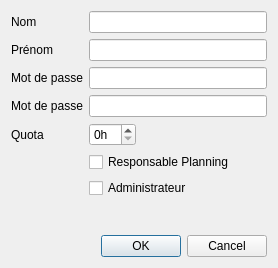
<?xml version="1.0" encoding="UTF-8"?>
<ui version="4.0">
 <class>DialogAjouterUtilisateur</class>
 <widget class="QDialog" name="DialogAjouterUtilisateur">
  <property name="geometry">
   <rect>
    <x>0</x>
    <y>0</y>
    <width>278</width>
    <height>268</height>
   </rect>
  </property>
  <property name="windowTitle">
   <string>Ajouter un utilisateur</string>
  </property>
  <layout class="QVBoxLayout" name="verticalLayout">
   <item>
    <layout class="QFormLayout" name="formLayout">
     <item row="0" column="0">
      <widget class="QLabel" name="lbNom">
       <property name="text">
        <string>Nom</string>
       </property>
      </widget>
     </item>
     <item row="0" column="1">
      <widget class="QLineEdit" name="nom"/>
     </item>
     <item row="1" column="0">
      <widget class="QLabel" name="lbPrenom">
       <property name="text">
        <string>Prénom</string>
       </property>
      </widget>
     </item>
     <item row="1" column="1">
      <widget class="QLineEdit" name="prenom"/>
     </item>
     <item row="2" column="0">
      <widget class="QLabel" name="lbPass1">
       <property name="text">
        <string>Mot de passe</string>
       </property>
      </widget>
     </item>
     <item row="2" column="1">
      <widget class="QLineEdit" name="pass1">
       <property name="echoMode">
        <enum>QLineEdit::Password</enum>
       </property>
      </widget>
     </item>
     <item row="3" column="0">
      <widget class="QLabel" name="lbPass2">
       <property name="text">
        <string>Mot de passe</string>
       </property>
      </widget>
     </item>
     <item row="3" column="1">
      <widget class="QLineEdit" name="pass2">
       <property name="echoMode">
        <enum>QLineEdit::Password</enum>
       </property>
      </widget>
     </item>
     <item row="4" column="0">
      <widget class="QLabel" name="lbQuota">
       <property name="text">
        <string>Quota</string>
       </property>
      </widget>
     </item>
     <item row="4" column="1">
      <widget class="QSpinBox" name="quota">
       <property name="sizePolicy">
        <sizepolicy hsizetype="Maximum" vsizetype="Fixed">
         <horstretch>0</horstretch>
         <verstretch>0</verstretch>
        </sizepolicy>
       </property>
       <property name="suffix">
        <string>h</string>
       </property>
      </widget>
     </item>
     <item row="5" column="1">
      <widget class="QCheckBox" name="responsablePlanning">
       <property name="text">
        <string>Responsable Planning</string>
       </property>
      </widget>
     </item>
     <item row="6" column="1">
      <widget class="QCheckBox" name="administrateur">
       <property name="text">
        <string>Administrateur</string>
       </property>
      </widget>
     </item>
    </layout>
   </item>
   <item>
    <widget class="QDialogButtonBox" name="boutons">
     <property name="orientation">
      <enum>Qt::Horizontal</enum>
     </property>
     <property name="standardButtons">
      <set>QDialogButtonBox::Cancel|QDialogButtonBox::Ok</set>
     </property>
    </widget>
   </item>
  </layout>
 </widget>
 <tabstops>
  <tabstop>nom</tabstop>
  <tabstop>prenom</tabstop>
  <tabstop>pass1</tabstop>
  <tabstop>pass2</tabstop>
  <tabstop>quota</tabstop>
  <tabstop>responsablePlanning</tabstop>
  <tabstop>administrateur</tabstop>
  <tabstop>boutons</tabstop>
 </tabstops>
 <resources/>
 <connections>
  <connection>
   <sender>boutons</sender>
   <signal>accepted()</signal>
   <receiver>DialogAjouterUtilisateur</receiver>
   <slot>accept()</slot>
   <hints>
    <hint type="sourcelabel">
     <x>248</x>
     <y>254</y>
    </hint>
    <hint type="destinationlabel">
     <x>157</x>
     <y>274</y>
    </hint>
   </hints>
  </connection>
  <connection>
   <sender>boutons</sender>
   <signal>rejected()</signal>
   <receiver>DialogAjouterUtilisateur</receiver>
   <slot>reject()</slot>
   <hints>
    <hint type="sourcelabel">
     <x>316</x>
     <y>260</y>
    </hint>
    <hint type="destinationlabel">
     <x>286</x>
     <y>274</y>
    </hint>
   </hints>
  </connection>
 </connections>
</ui>
